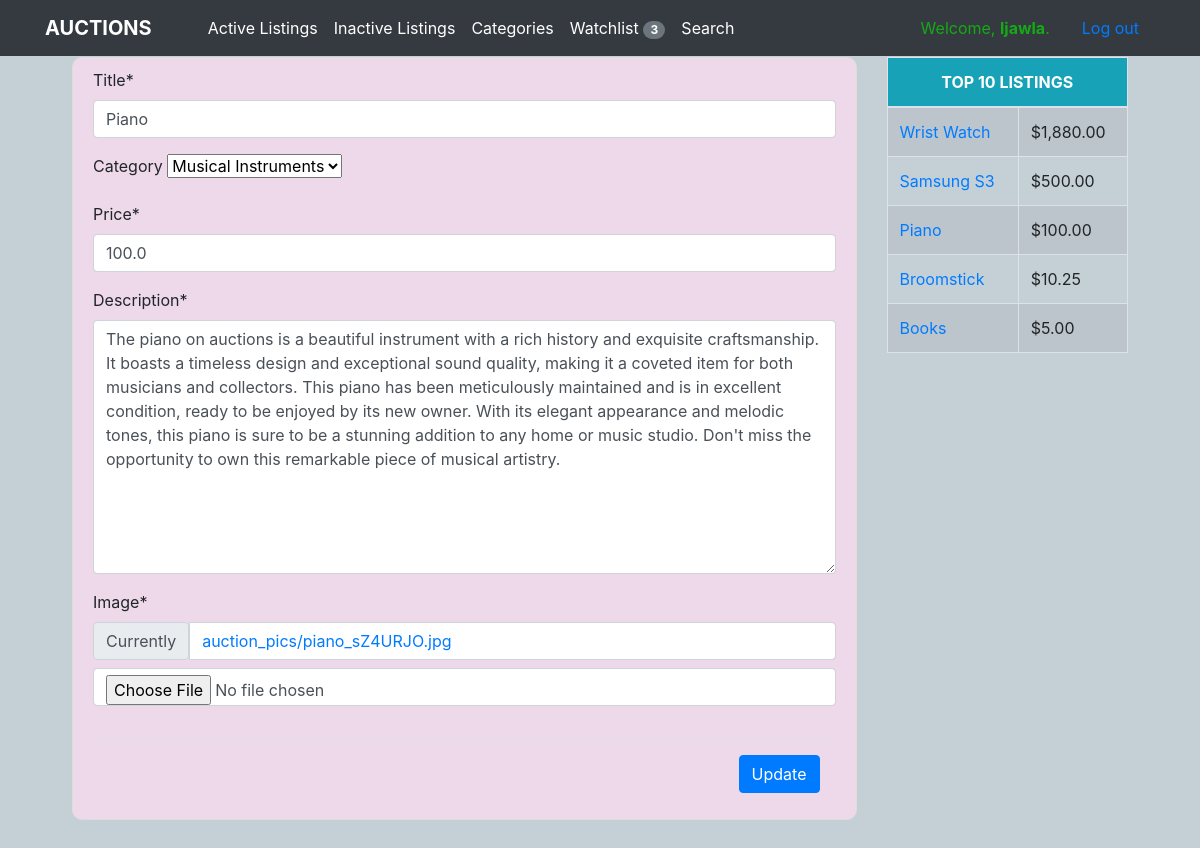
Page /auctions/listing/4/update/ (signed in) on the earlier database version.
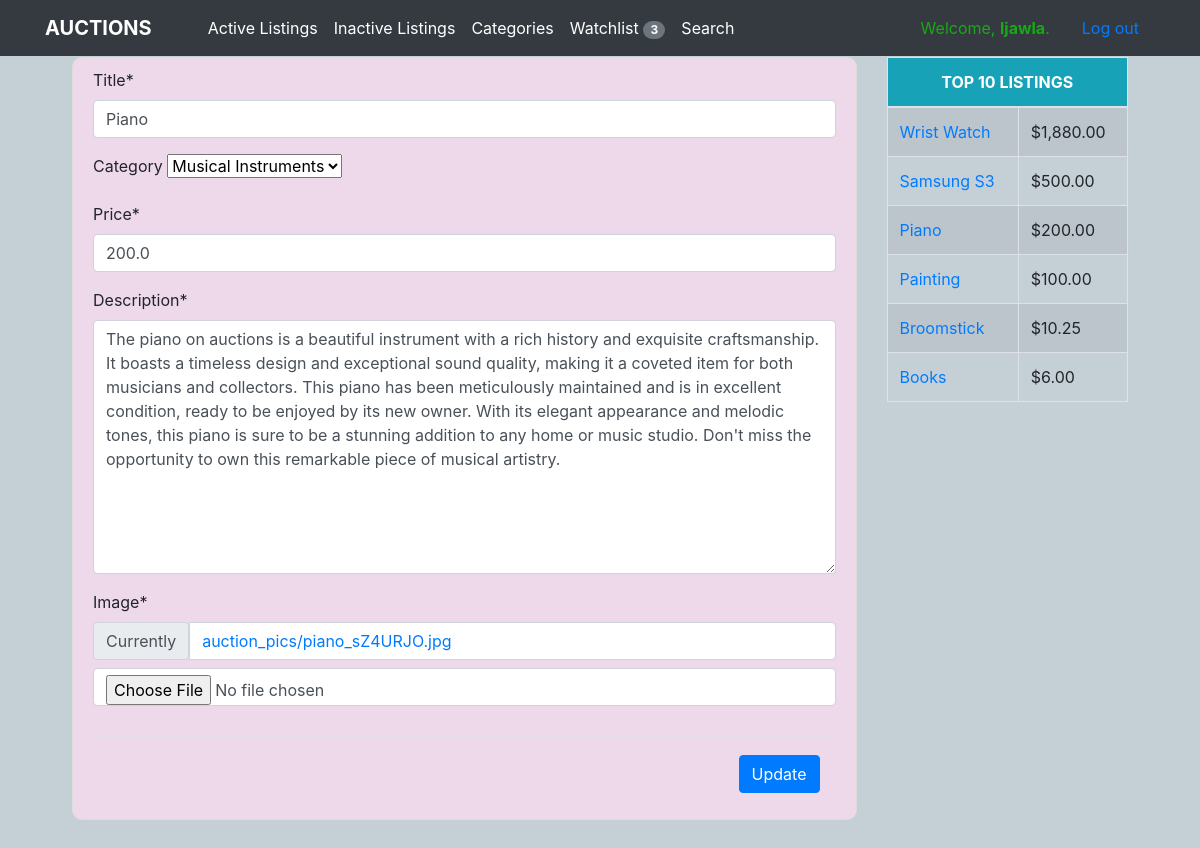
Same page on the later database version.
### auctions/models.py (models this page shows, shortened)
class Listing(models.Model):
    listed_by = models.ForeignKey(User, on_delete=models.CASCADE)
    title = models.CharField(max_length=64)
    price = models.FloatField()
    category = models.ForeignKey(Category, null=True, blank=True, on_delete=models.CASCADE)
    description = models.TextField()
    image = models.ImageField(default='auction_pics/default.png', upload_to='auction_pics')
    date_created = models.DateField(default=timezone.now)
    current_bidder = models.ForeignKey(User, null=True, blank=True, on_delete=models.CASCADE, related_name="current_bidder")
    active = models.BooleanField(default=True)
    likes = models.ManyToManyField(User, related_name="listings", blank=True)

### auctions/views.py (the view, shortened to what this page needs)
# urls.py: path("auctions/listing/<int:pk>/update/", views.ListingUpdateView.as_view(), name="update_listing"),
class ListingUpdateView(LoginRequiredMixin, UserPassesTestMixin, UpdateView):
    model = Listing
    fields = ['title', 'category', 'price', 'description', 'image']
    def test_func(self):
        listing = self.get_object()
        return listing.listed_by == self.request.user
    def get_context_data(self, *args, **kwargs):
        context = super(ListingUpdateView, self).get_context_data(*args, **kwargs)
        watch_list_total = WatchList.objects.filter(
        watched_by=self.request.user).count()
        top_listings = Listing.objects.all().order_by('-price')[:10]
        context['watch_list_total'] = watch_list_total
        context['top_listings'] = top_listings
        return context
    def get_form(self, form_class=None):
        form = super().get_form(form_class)
        form.fields['category'].queryset = Category.objects.all().order_by('name')
        return form

### auctions/models.py (called while the page is built)
    def __str__(self):
        return self.name

### auctions/templates/auctions/listing_form.html (shortened to what this page needs)
{% extends "auctions/layout.html" %}
{% load static %}
{% load crispy_forms_tags %}
{% load humanize %}
{% block body %}
<div class="content-section">
    <form method="POST" enctype="multipart/form-data">
        <fieldset class="form-group">
            {{ form|crispy }}
        </fieldset>
        <div class="modal-footer">
        <button type="submit" class="btn btn-primary">Update</button>
        </div>
    </form>
</div>
{% endblock %}

### auctions/templates/auctions/layout.html (shortened to what this page needs)
{% load static %}
{% load humanize %}
<!DOCTYPE html>
<html lang="en">
    <head>
        <link rel="stylesheet" href="https://stackpath.bootstrapcdn.com/bootstrap/4.4.1/css/bootstrap.min.css">
        <link href="{% static 'auctions/css/styles.css' %}" rel="stylesheet">
    </head>
    <body id="container">
        <header class="site-header">
            <nav class="navbar navbar-expand-md bg-dark navbar-dark fixed-top">
                <div class="container">
                    <a style="color: white;" class="navbar-brand mr-5"><strong>AUCTIONS</strong></a>
                    <div class="collapse navbar-collapse" id="navbarToggle">
                        <div class="navbar-nav mr-auto">
                            <a id="nav_item" class="nav-item nav-link active" href="{% url 'index' %}">Active Listings</a>
                            <a id="nav_item" class="nav-item nav-link active" href="{% url 'inactive_listings' %}">Inactive Listings</a>
                            <a id="nav_item" class="nav-item nav-link active" href="{% url 'categories' %}">Categories</a>
                            <a id="nav_item" class="nav-item nav-link active" href="{% url 'watch_list' %}">Watchlist <span class="badge badge-secondary badge-pill">{{watch_list_total}}</span></a>
                            <a id="nav_item" class="nav-item nav-link active" href="{% url 'search' %}">Search</a>
                        </div>
                        {% if user.is_authenticated %}
                            <a class="nav-item nav-link greeting">
                                Welcome, <strong>{{ user.username }}</strong>.
                            </a>
                            <a class="nav-item nav-link farewell" href="{% url 'logout' %}">Log out</a>
                        {% else %}
                            <a class="nav-item nav-link" href="{% url 'login' %}">Log In</a>
                            <a class="nav-item nav-link" href="{% url 'register' %}">Register</a>
                        {% endif %}
                    </div>
                </div>
            </nav>
        </header>
        <div class="container">
            <div class="row">
                <div class="col-md-9">
                    {% block body %}
                    {% endblock body %}
                </div>
                <div class="col-md-3">
                    <table class="table table-striped table-bordered">
                        <thead>
                          <tr>
                            <th class="bg-info text-center" scope="col" colspan="2">TOP 10 LISTINGS</th>
                          </tr>
                        </thead>
                        <tbody>
                            {% for top_listing in top_listings %}
                                <tr>
                                    <td><a href="{% url 'listing_detail_view' top_listing.id %}">{{ top_listing.title }}</a></td>
                                    <td>${{ top_listing.price|floatformat:2|intcomma }}</td>
                                </tr>
                            {% endfor %}
                        </tbody>
                      </table>
                </div>
            </div>
          </div>
    </body>
</html>

Differences in the rows shown:
changed Listing "Piano": price "100.0" → "200.0"; price "100.00" → "200.00"
added Listing: title "Painting", price "100.00"
changed Listing "Books": price "5.00" → "6.00"
